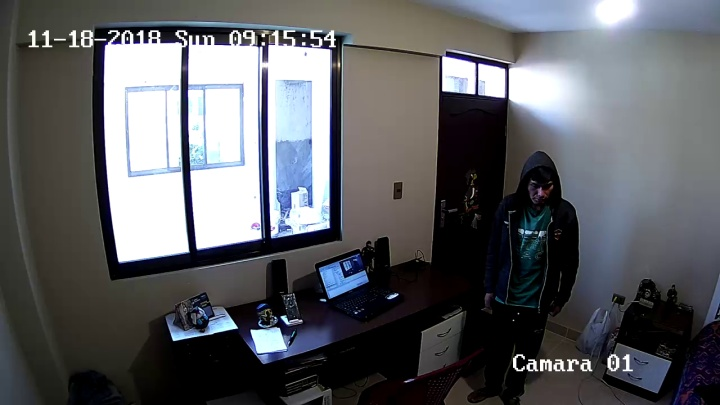
#> input picture deteccion_reconocimiento/deteccion_persona/imgs/126.jpg, 720 x 405 px
$ python -i DetectorRostro.py   (imports and definitions only)   (Python 2 division)
#> lines starting #> are read from the running program, lines starting #| are printed output that depends on the picture
#> further down, picture is the input picture: shape (405, 720, 3); mean B, G, R 98.2, 94.5, 93.1

import face_recognition
import cv2

class DetectorRostro(object):
    def __init__(self, rutaModelo='./util/haarcascades/haarcascade_frontalface_default.xml', method = "cascade"):
        if method != "cascade":
            #hog o cnn
            self.method = method
        else:
            self.method = None
            self.modeloRostro = cv2.CascadeClassifier(rutaModelo)

    def detectar(self,imagen):

        if self.method:
            rgb = cv2.cvtColor(imagen, cv2.COLOR_BGR2RGB)

            boxes = face_recognition.face_locations(rgb, model=self.method)
            rostrosp = [(le, to, ri, bo) for (to, ri, bo, le) in boxes]
        else:
            grises = cv2.cvtColor(imagen, cv2.COLOR_BGR2GRAY)
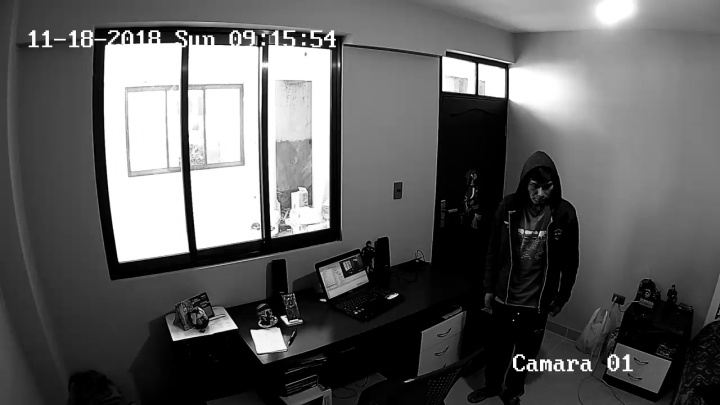
#> grises: shape (405, 720); min 0, max 255, mean 94.5
            grises = cv2.equalizeHist(grises)
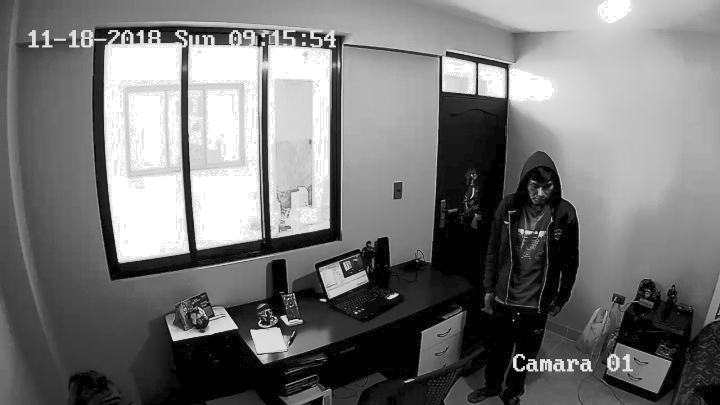
#> grises: shape (405, 720); min 0, max 255, mean 117.8

            rostrosp = self.modeloRostro.detectMultiScale(grises,1.1,3)# ,minSize=(30,30))
#> rostrosp = ()
            rostrosp = [(x,y,x+w,y+h) for (x,y,w,h) in rostrosp]
#> rostrosp = []

        rostrosc = [imagen[y:yf, x:xf] for (x, y, xf, yf) in rostrosp]
#> rostrosc = []
        return rostrosp, rostrosc

# [127 lines left out: functions main, main2, not called in this run]


# [14 lines not run here, left out]

>>> import cv2
>>> picture = cv2.imread('imgs/126.jpg')
>>> result = DetectorRostro().detectar(picture)
#> result = ([], [])
